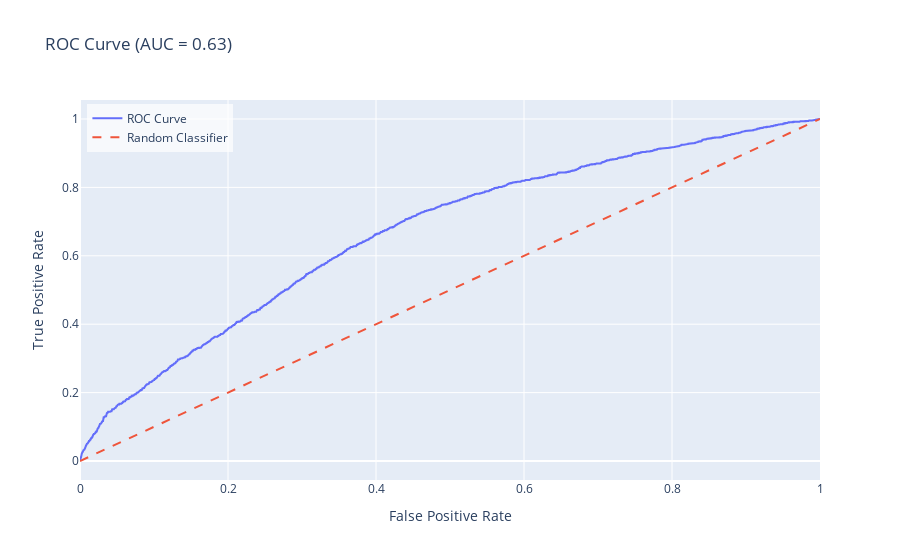

Notebook code for this chart:
### Code cell
# Berechnung der ROC-Kurve
fpr, tpr, thresholds = roc_curve(y_test, y_pred_proba)

# Erstellen der Plotly Figur
fig = go.Figure(
    data=[
        go.Scatter(x=fpr, y=tpr, mode='lines', name='ROC Curve'),
        go.Scatter(x=[0, 1], y=[0, 1], mode='lines', name='Random Classifier', line=dict(dash='dash'))
    ],
    layout=go.Layout(
        xaxis=dict(title='False Positive Rate'),
        yaxis=dict(title='True Positive Rate'),
        title=f'ROC Curve (AUC = {auc_score:.2f})'
    )
)
fig.update_layout(legend=dict(
    yanchor="top",
    y=0.99,
    xanchor="left",
    x=0.01,
    bgcolor = 'rgba(255,255,255,0.7)'
))
# Anzeigen der Figur
fig.show()

### Figure 1 — Plotly figure (JSON) as saved in the notebook; plotly's stock layout.template omitted (floating-point values rounded to 4 significant figures; data arrays with more than 128 entries replaced by an {"elided": "..."} marker saying what was removed)
{"data": [{"mode": "lines", "name": "ROC Curve", "type": "scatter", "x": {"elided": "2960 float values"}, "y": {"elided": "2960 float values"}}, {"line": {"dash": "dash"}, "mode": "lines", "name": "Random Classifier", "type": "scatter", "x": [0, 1], "y": [0, 1]}], "layout": {"autosize": true, "legend": {"bgcolor": "rgba(255,255,255,0.7)", "x": 0.01, "xanchor": "left", "y": 0.99, "yanchor": "top"}, "title": {"text": "ROC Curve (AUC = 0.63)"}, "xaxis": {"autorange": true, "range": [0, 1], "title": {"text": "False Positive Rate"}, "type": "linear"}, "yaxis": {"autorange": true, "range": [-0.05556, 1.056], "title": {"text": "True Positive Rate"}, "type": "linear"}}}
